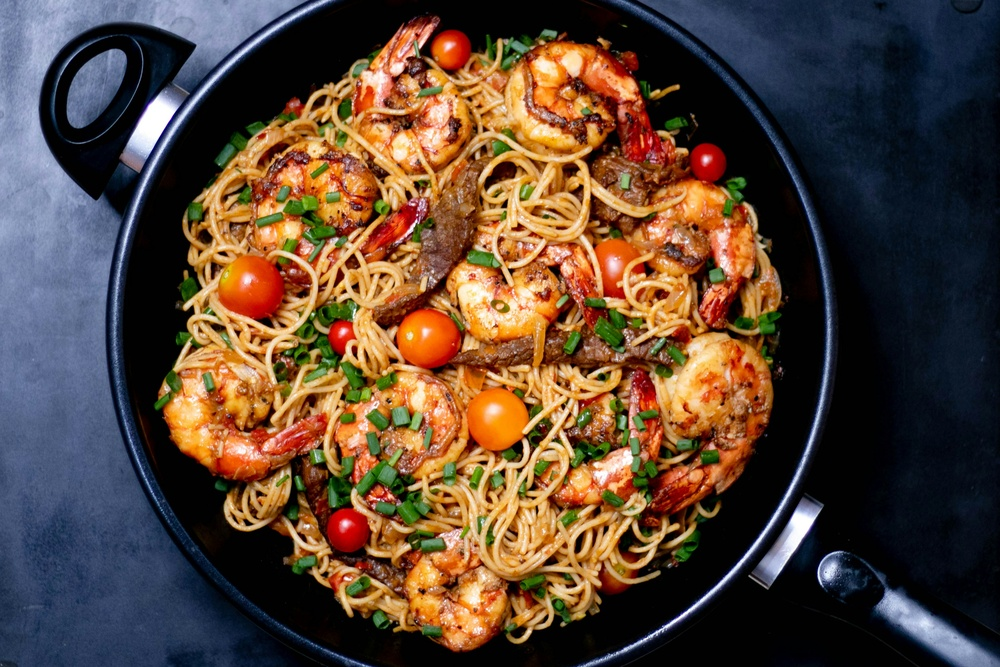
#> input picture 理论课/作业3/test.jpg, 1000 x 667 px, shrunk from 3444 x 2296 before the run, found by its file name
$ python homwoek4.py
#> lines starting #> are read from the running program, lines starting #| are printed output that depends on the picture
import numpy as np
import cv2
import matplotlib.pyplot as plt
from scipy.ndimage import sobel

# ====================== 工具函数 ======================
def load_image(path):
#> called with path = 'test.jpg'
    img = cv2.imread(path, cv2.IMREAD_GRAYSCALE)
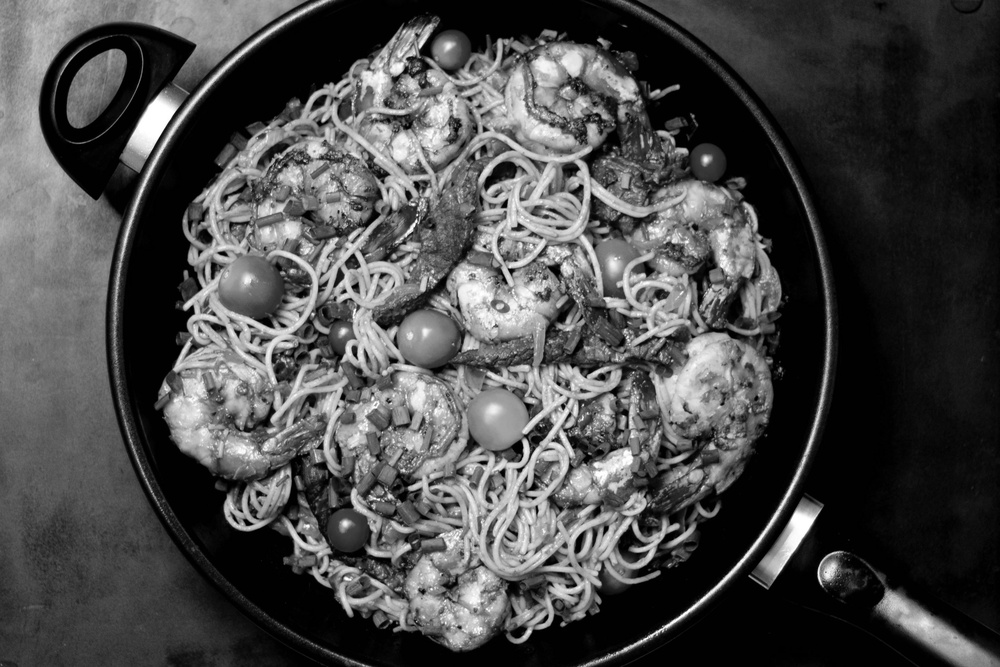
#> img: shape (667, 1000); min 0, max 255, mean 74
    if img is None:
        raise FileNotFoundError(f"无法加载图像：{path}")
    return img.astype(np.float32) / 255.0

def compute_local_freq_fft(img, block=32, overlap=0.5):
#> called with block = 32, overlap = 0.5
    h, w = img.shape
#> h = 667; w = 1000
    step = max(1, int(block * (1 - overlap)))
    out_h = (h - block) // step + 1
#> out_h = 40
    out_w = (w - block) // step + 1
#> out_w = 61
    freq = np.zeros((out_h, out_w))

    hann_2d = np.hanning(block)[:, None] * np.hanning(block)
    f_vec = np.fft.fftfreq(block, 1)
    fx, fy = np.meshgrid(f_vec, f_vec)
    rad = np.sqrt(fx**2 + fy**2)

    for i in range(out_h):
        for j in range(out_w):
            y, x = i*step, j*step
            patch = img[y:y+block, x:x+block]

            f = np.fft.fft2(patch * hann_2d)
            f = np.fft.fftshift(f)
            power = np.abs(f)**2 + 1e-8

            idx = np.argsort(power.ravel())[::-1]
            p = power.ravel()[idx]
            r = rad.ravel()[idx]
            cum = np.cumsum(p) / np.sum(p)
            k = np.searchsorted(cum, 0.95)
            freq[i,j] = np.clip(r[k], 0, 0.5)
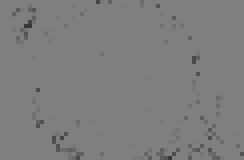
#> freq: shape (40, 61) float64 (shown 4 times larger); min 0.21, max 0.5, mean 0.495

    return freq

def compute_gradient_features(img, block=32, overlap=0.5):
#> called with block = 32, overlap = 0.5
    h, w = img.shape
#> h = 667; w = 1000
    step = max(1, int(block * (1 - overlap)))
    out_h = (h - block) // step + 1
#> out_h = 40
    out_w = (w - block) // step + 1
#> out_w = 61
    feat = np.zeros((out_h, out_w))

    gx = sobel(img, axis=1)
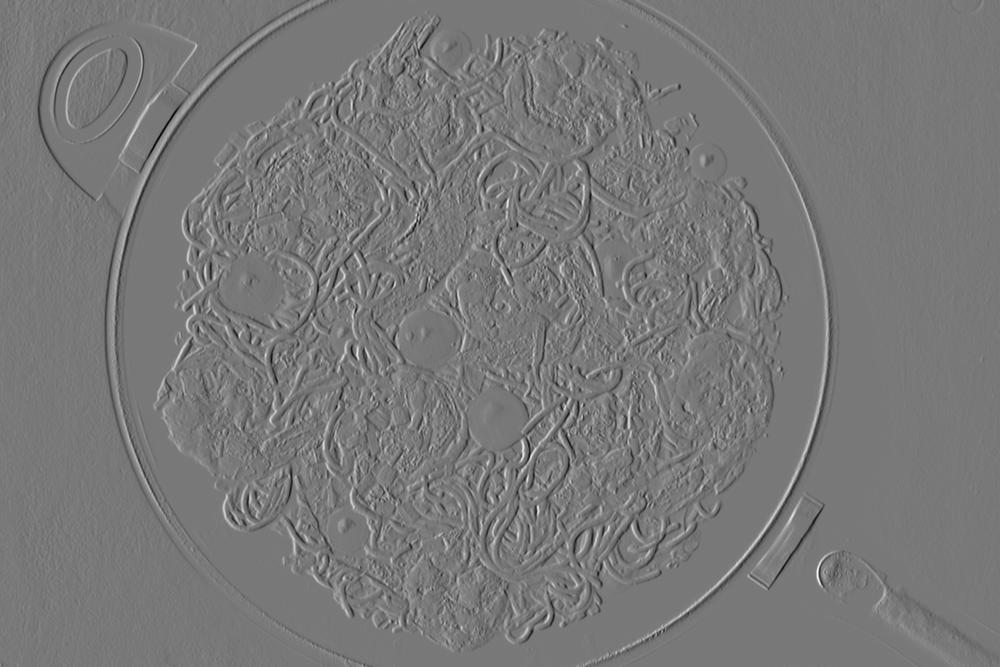
#> gx: shape (667, 1000) float32; min -3.47, max 3.84, mean -0.00326; drawn with min black and max white
    gy = sobel(img, axis=0)
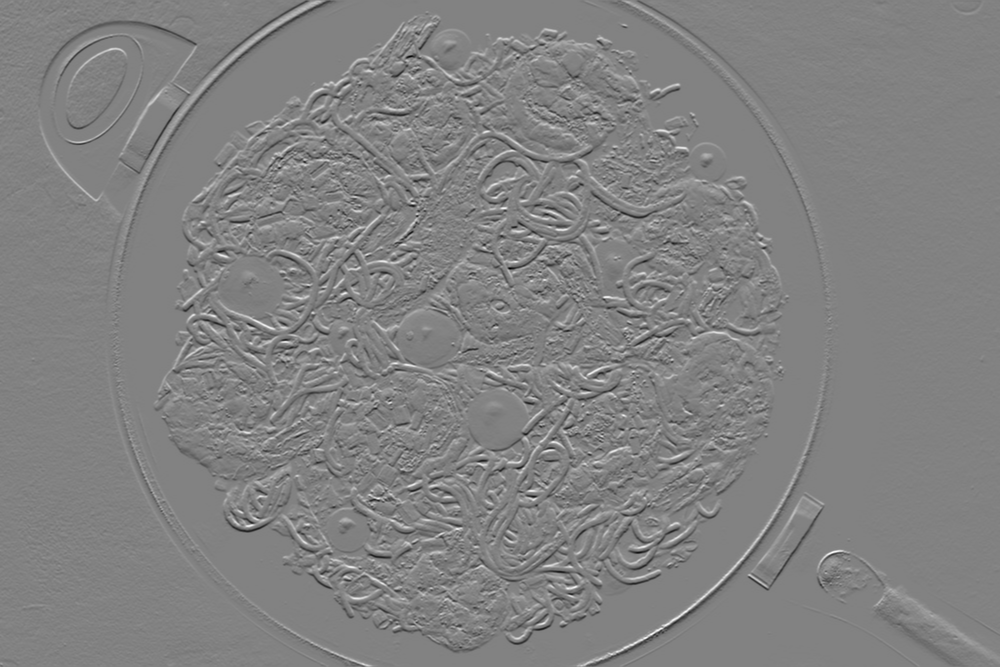
#> gy: shape (667, 1000) float32; min -3.33, max 3.2, mean -0.00214; drawn with min black and max white
    mag = np.sqrt(gx**2 + gy**2)
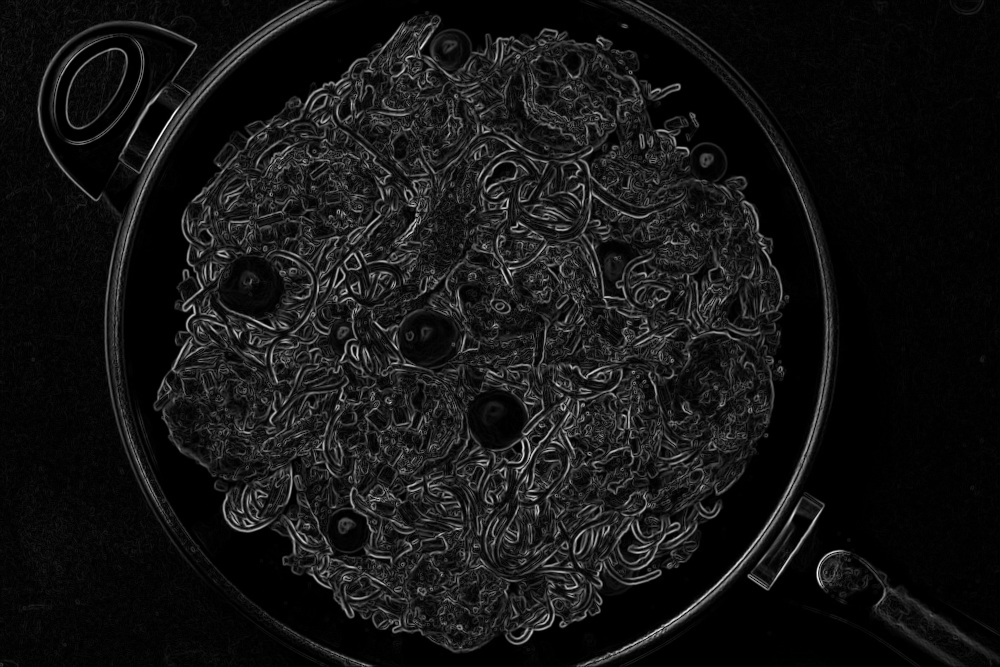
#> mag: shape (667, 1000) float32; min 0, max 3.92, mean 0.316; drawn with min black and max white

    for i in range(out_h):
        for j in range(out_w):
            y, x = i*step, j*step
            feat[i,j] = np.mean(mag[y:y+block, x:x+block])

    return feat

# ====================== 纯 numpy 最优拟合 ======================
def fit_gradient_to_fft(fft_map, grad_feat):
    x = grad_feat.ravel()
#> x = 2440 values, max 0.902 at index 1905, min 0 at index 2424, mean 0.332
    y = fft_map.ravel()
#> y = 2440 values, max 0.5 at index 0, min 0.21 at index 373, mean 0.495

    k = np.cov(x, y)[0,1] / (np.var(x) + 1e-8)
#> k = 0.0164
    b = np.mean(y) - k * np.mean(x)
#> b = 0.489
    pred = k * grad_feat + b
    return np.clip(pred, 0, 0.5)
#> returned value: shape (40, 61) float64

# ====================== 主程序（完整可视化 + 全部子图） ======================
if __name__ == "__main__":
    img = load_image("test.jpg")

    # 计算频率图
    fft_freq = compute_local_freq_fft(img, block=32)
    grad_feat = compute_gradient_features(img, block=32)
    grad_freq = fit_gradient_to_fft(fft_freq, grad_feat)

    # 指标计算
    diff = np.abs(fft_freq - grad_freq)
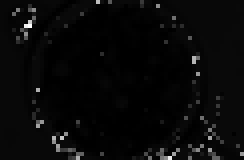
#> diff: shape (40, 61) float64 (shown 4 times larger); min 0, max 0.284, mean 0.00991; drawn with min black and max white
    corr = np.corrcoef(fft_freq.ravel(), grad_freq.ravel())[0,1]
#> corr = 0.152
    mae = np.mean(diff)
#> mae = 0.00991

    # ====================== 完整可视化（7 张子图全恢复） ======================
    plt.figure(figsize=(16,10))
    plt.rcParams['font.sans-serif'] = ['DejaVu Sans']

    # 1 原图
    plt.subplot(2,4,1)
    plt.imshow(img, cmap='gray')
    plt.title('Original Image', fontweight='bold')
    plt.axis('off')

    # 2 FFT 频率图
    plt.subplot(2,4,2)
    plt.imshow(fft_freq, cmap='jet', vmin=0, vmax=0.5)
    plt.title('FFT 95% Energy Frequency', fontweight='bold')
    plt.axis('off')
    plt.colorbar(fraction=0.046, pad=0.04)

    # 3 梯度频率图（拟合后）
    plt.subplot(2,4,3)
    plt.imshow(grad_freq, cmap='jet', vmin=0, vmax=0.5)
    plt.title('Gradient-based Frequency (Fitted)', fontweight='bold')
    plt.axis('off')
    plt.colorbar(fraction=0.046, pad=0.04)

    # 4 误差图
    plt.subplot(2,4,4)
    plt.imshow(diff, cmap='hot', vmin=0, vmax=0.5)
    plt.title('Absolute Error', fontweight='bold')
    plt.axis('off')
    plt.colorbar(fraction=0.046, pad=0.04)

    # 5 散点图
    plt.subplot(2,4,5)
    plt.scatter(fft_freq.ravel(), grad_freq.ravel(), s=2, alpha=0.6)
    plt.plot([0,0.5],[0,0.5],'r--',lw=2)
    plt.xlabel('FFT')
    plt.ylabel('Gradient')
    plt.title(f'Correlation = {corr:.3f}', fontweight='bold')
    plt.grid(alpha=0.3)

    # 6 直方图
    plt.subplot(2,4,6)
    plt.hist(fft_freq.ravel(), bins=30, alpha=0.6, label='FFT')
    plt.hist(grad_freq.ravel(), bins=30, alpha=0.6, label='Gradient')
    plt.legend()
    plt.title('Frequency Distribution', fontweight='bold')

    # 7 统计表格
    plt.subplot(2,4,7)
    plt.axis('off')
    stats = f"""
    Statistics
    • FFT mean: {np.mean(fft_freq):.3f}
    • Gradient mean: {np.mean(grad_freq):.3f}
    • MAE: {mae:.3f}
    • Corr: {corr:.3f}
    """
    plt.text(0.5, 0.5, stats, fontsize=12, ha='center', va='center', fontweight='bold')

    plt.tight_layout()
    plt.savefig('frequency_result_final.png', dpi=300, bbox_inches='tight')
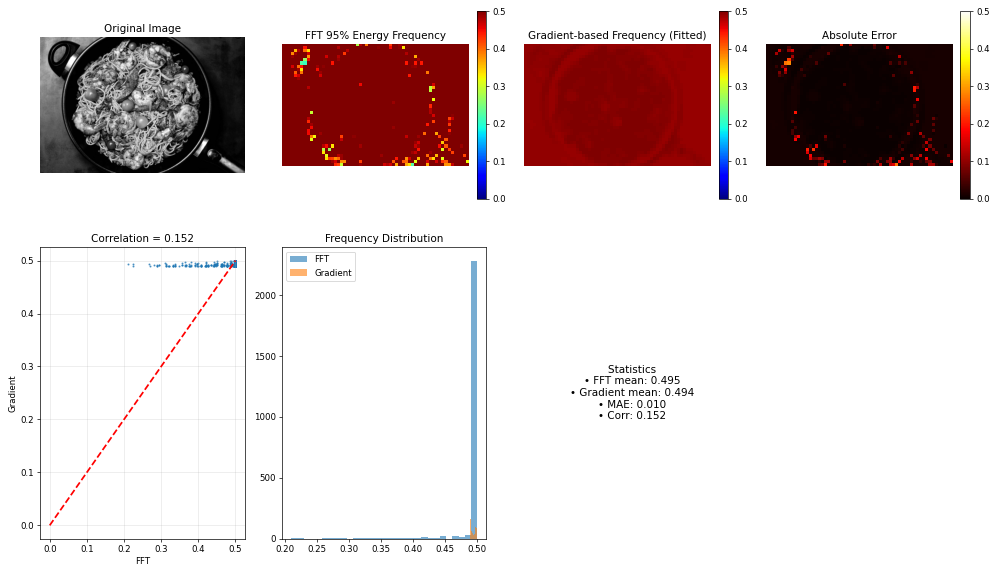
#> figure drawn by matplotlib, 9 panels; panel 9: tallest bar 2279 high, from x = 0.49 to 0.5; panel 9: tallest bar 271 high, from x = 0.5 to 0.5
    plt.show()

    # ====================== 最终输出 ======================
    print("======= ✅ 最终优化结果 =======")
    print(f"FFT 平均频率: {np.mean(fft_freq):.4f}")
#| FFT 平均频率: 0.4945
    print(f"梯度平均频率: {np.mean(grad_freq):.4f}")
#| 梯度平均频率: 0.4945
    print(f"平均绝对误差: {mae:.4f}")
#| 平均绝对误差: 0.0099
    print(f"相关系数    : {corr:.4f}")
#| 相关系数    : 0.1523
